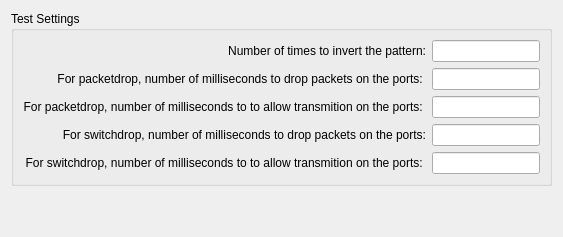
      <widget class="QWidget" name="test_settings_panel">
       <property name="enabled">
        <bool>true</bool>
       </property>
       <attribute name="title">
        <string>Test Settings</string>
       </attribute>
       <layout class="QHBoxLayout" name="horizontalLayout_9">
        <item>
         <layout class="QVBoxLayout" name="verticalLayout_13">
          <item>
           <widget class="QGroupBox" name="test_settings_group">
            <property name="title">
             <string>Test Settings</string>
            </property>
            <layout class="QGridLayout" name="gridLayout_3">
             <item row="0" column="0">
              <widget class="QLabel" name="label1_6">
               <property name="text">
                <string>Number of times to invert the pattern:</string>
               </property>
               <property name="alignment">
                <set>Qt::AlignRight|Qt::AlignTrailing|Qt::AlignVCenter</set>
               </property>
              </widget>
             </item>
             <item row="0" column="1">
              <widget class="QLineEdit" name="invert_pattern_qty_line_edit"/>
             </item>
             <item row="1" column="0">
              <widget class="QLabel" name="label2_5">
               <property name="text">
                <string>For packetdrop, number of milliseconds to drop packets on the ports: </string>
               </property>
               <property name="alignment">
                <set>Qt::AlignRight|Qt::AlignTrailing|Qt::AlignVCenter</set>
               </property>
              </widget>
             </item>
             <item row="1" column="1">
              <widget class="QLineEdit" name="packetdrop_downtime_line_edit"/>
             </item>
             <item row="2" column="0">
              <widget class="QLabel" name="label3_2">
               <property name="text">
                <string>For packetdrop, number of milliseconds to to allow transmition on the ports: </string>
               </property>
               <property name="alignment">
                <set>Qt::AlignRight|Qt::AlignTrailing|Qt::AlignVCenter</set>
               </property>
              </widget>
             </item>
             <item row="2" column="1">
              <widget class="QLineEdit" name="packetdrop_uptime_line_edit"/>
             </item>
             <item row="3" column="0">
              <widget class="QLabel" name="label4_2">
               <property name="text">
                <string>For switchdrop, number of milliseconds to drop packets on the ports:</string>
               </property>
               <property name="alignment">
                <set>Qt::AlignRight|Qt::AlignTrailing|Qt::AlignVCenter</set>
               </property>
              </widget>
             </item>
             <item row="3" column="1">
              <widget class="QLineEdit" name="switchdrop_downtime_line_edit"/>
             </item>
             <item row="4" column="0">
              <widget class="QLabel" name="label5_2">
               <property name="text">
                <string>For switchdrop, number of milliseconds to to allow transmition on the ports: </string>
               </property>
               <property name="alignment">
                <set>Qt::AlignRight|Qt::AlignTrailing|Qt::AlignVCenter</set>
               </property>
              </widget>
             </item>
             <item row="4" column="1">
              <widget class="QLineEdit" name="switchdrop_uptime_line_edit"/>
             </item>
            </layout>
           </widget>
          </item>
          <item>
           <spacer name="verticalSpacer_7">
            <property name="orientation">
             <enum>Qt::Vertical</enum>
            </property>
            <property name="sizeHint" stdset="0">
             <size>
              <width>20</width>
              <height>40</height>
             </size>
            </property>
           </spacer>
          </item>
         </layout>
        </item>
       </layout>
      </widget>
